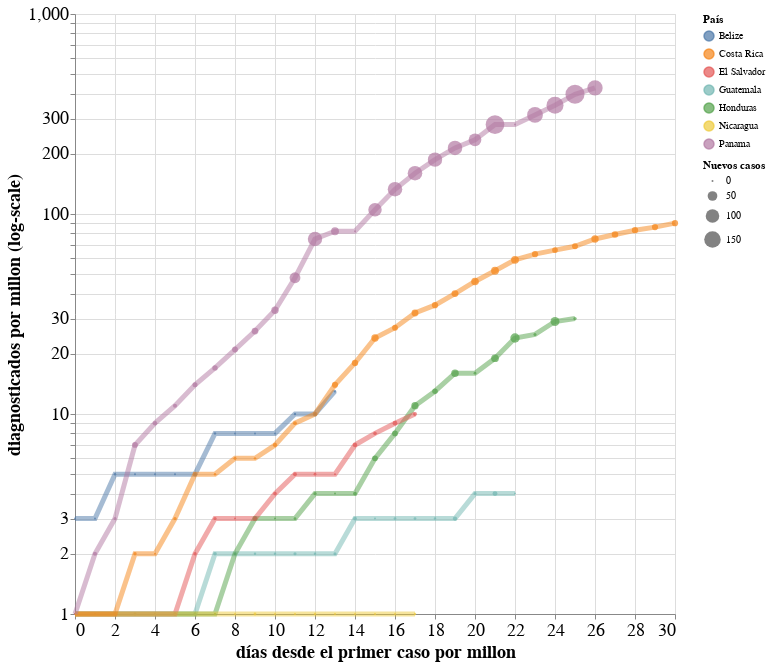

Here is the notebook cell this chart was saved with:
### Markdown cell above
## Diagnosticados por Millon de Habitantes

### Code cell
#hide_input

highlight = alt.selection(type='single',
                          on='mouseover',
                          fields=['country'],
                          nearest=True)

base = alt.Chart(cdr_ca, title="").encode(
    x=alt.X('days_since_1_cases_per_million:Q', title="días desde el primer caso por millon"),
    y=alt.Y('cases_per_million:Q', scale=alt.Scale(type='log'), title="diagnosticados por millon (log-scale)"),
    color=alt.Color('country:N', title="País"),
    tooltip=[alt.Tooltip('country', title='país'),
             alt.Tooltip('date', title='fecha'),
             alt.Tooltip('cases_per_million:Q', title='Diagnosticados por millon'),
             alt.Tooltip('cases:Q', title='Diagnosticados (Total)'),
             alt.Tooltip('new_cases:Q', title='Diagnosticados (Nuevos)'),
             alt.Tooltip('deaths:Q', title='Muertos (Total)'),
             alt.Tooltip('new_deaths:Q', title='Muertos (Nuevos)')
            ]
)

points = base.mark_circle().encode(
    size=alt.Size('new_cases:Q', title="Nuevos casos"),
).add_selection(
    highlight
)

lines = base.mark_line(opacity=0.5).encode(
    size=alt.condition(~highlight, alt.value(2.5), alt.value(5)),
    
)



alt.layer(points, lines).properties(
    height=600,
    width=600
).configure_axis(
    labelFontSize=18,
    titleFontSize=18
)

### Figure 1 — Vega-Lite specification as saved in the notebook (floating-point values rounded to 4 significant figures; data arrays with more than 128 entries replaced by an {"elided": "..."} marker saying what was removed)
{"config": {"view": {"continuousWidth": 400, "continuousHeight": 300}, "axis": {"labelFontSize": 18, "titleFontSize": 18}}, "layer": [{"mark": "circle", "encoding": {"color": {"type": "nominal", "field": "country", "title": "País"}, "size": {"type": "quantitative", "field": "new_cases", "title": "Nuevos casos"}, "tooltip": [{"type": "nominal", "field": "country", "title": "país"}, {"type": "nominal", "field": "date", "title": "fecha"}, {"type": "quantitative", "field": "cases_per_million", "title": "Diagnosticados por millon"}, {"type": "quantitative", "field": "cases", "title": "Diagnosticados (Total)"}, {"type": "quantitative", "field": "new_cases", "title": "Diagnosticados (Nuevos)"}, {"type": "quantitative", "field": "deaths", "title": "Muertos (Total)"}, {"type": "quantitative", "field": "new_deaths", "title": "Muertos (Nuevos)"}], "x": {"type": "quantitative", "field": "days_since_1_cases_per_million", "title": "días desde el primer caso por millon"}, "y": {"type": "quantitative", "field": "cases_per_million", "scale": {"type": "log"}, "title": "diagnosticados por millon (log-scale)"}}, "selection": {"selector001": {"type": "single", "on": "mouseover", "fields": ["country"], "nearest": true}}, "title": ""}, {"mark": {"type": "line", "opacity": 0.5}, "encoding": {"color": {"type": "nominal", "field": "country", "title": "País"}, "size": {"condition": {"value": 2.5, "selection": {"not": "selector001"}}, "value": 5}, "tooltip": [{"type": "nominal", "field": "country", "title": "país"}, {"type": "nominal", "field": "date", "title": "fecha"}, {"type": "quantitative", "field": "cases_per_million", "title": "Diagnosticados por millon"}, {"type": "quantitative", "field": "cases", "title": "Diagnosticados (Total)"}, {"type": "quantitative", "field": "new_cases", "title": "Diagnosticados (Nuevos)"}, {"type": "quantitative", "field": "deaths", "title": "Muertos (Total)"}, {"type": "quantitative", "field": "new_deaths", "title": "Muertos (Nuevos)"}], "x": {"type": "quantitative", "field": "days_since_1_cases_per_million", "title": "días desde el primer caso por millon"}, "y": {"type": "quantitative", "field": "cases_per_million", "scale": {"type": "log"}, "title": "diagnosticados por millon (log-scale)"}}, "title": ""}], "data": {"name": "data-affbe609bdc9bcedcf33170be8b89b97"}, "height": 600, "width": 600, "$schema": "https://vega.github.io/schema/vega-lite/v4.0.2.json", "datasets": {"data-affbe609bdc9bcedcf33170be8b89b97": {"elided": "157 records"}}}
